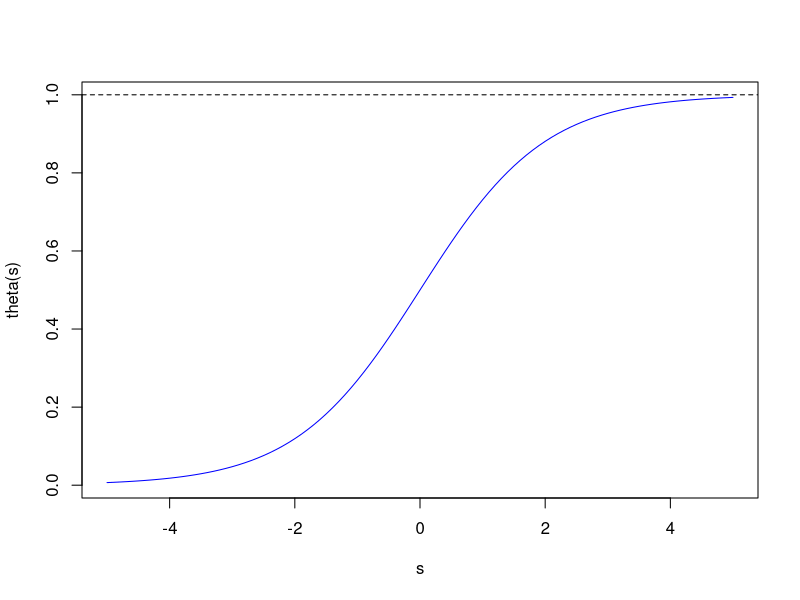

Source code (R):
## ---- chunk 1
s <- seq(-5, 5, 0.1)
y <- plogis(s)
plot(s, y, type = 'l', col = 'blue', ylab = 'theta(s)')
abline(h = 1, lty = "dashed")
